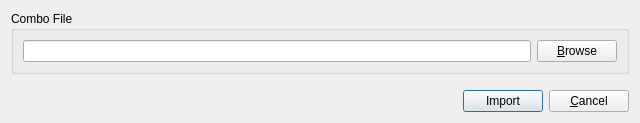
<?xml version="1.0" encoding="UTF-8"?>
<ui version="4.0">
 <class>ComboImportDialog</class>
 <widget class="QDialog" name="ComboImportDialog">
  <property name="geometry">
   <rect>
    <x>0</x>
    <y>0</y>
    <width>640</width>
    <height>123</height>
   </rect>
  </property>
  <property name="windowTitle">
   <string>Dialog</string>
  </property>
  <layout class="QVBoxLayout" name="verticalLayout">
   <item>
    <widget class="QGroupBox" name="groupBox">
     <property name="title">
      <string>Combo File</string>
     </property>
     <layout class="QHBoxLayout" name="horizontalLayout_2">
      <item>
       <widget class="QLineEdit" name="editPath"/>
      </item>
      <item>
       <widget class="QPushButton" name="buttonBrowse">
        <property name="text">
         <string>&amp;Browse</string>
        </property>
       </widget>
      </item>
     </layout>
    </widget>
   </item>
   <item>
    <spacer name="verticalSpacer">
     <property name="orientation">
      <enum>Qt::Vertical</enum>
     </property>
     <property name="sizeHint" stdset="0">
      <size>
       <width>20</width>
       <height>9</height>
      </size>
     </property>
    </spacer>
   </item>
   <item>
    <layout class="QHBoxLayout" name="horizontalLayout">
     <item>
      <spacer name="horizontalSpacer">
       <property name="orientation">
        <enum>Qt::Horizontal</enum>
       </property>
       <property name="sizeHint" stdset="0">
        <size>
         <width>40</width>
         <height>10</height>
        </size>
       </property>
      </spacer>
     </item>
     <item>
      <widget class="QPushButton" name="buttonImport">
       <property name="text">
        <string>Import</string>
       </property>
       <property name="default">
        <bool>true</bool>
       </property>
      </widget>
     </item>
     <item>
      <widget class="QPushButton" name="buttonCancel">
       <property name="text">
        <string>&amp;Cancel</string>
       </property>
      </widget>
     </item>
    </layout>
   </item>
  </layout>
  <action name="actionImport">
   <property name="text">
    <string>&amp;Import</string>
   </property>
   <property name="toolTip">
    <string>Import</string>
   </property>
  </action>
  <action name="actionCancel">
   <property name="text">
    <string>&amp;Cancel</string>
   </property>
   <property name="toolTip">
    <string>Cancel</string>
   </property>
  </action>
  <action name="actionBrowse">
   <property name="text">
    <string>&amp;Browse</string>
   </property>
   <property name="toolTip">
    <string>Browse</string>
   </property>
  </action>
 </widget>
 <tabstops>
  <tabstop>editPath</tabstop>
  <tabstop>buttonBrowse</tabstop>
  <tabstop>buttonImport</tabstop>
  <tabstop>buttonCancel</tabstop>
 </tabstops>
 <resources/>
 <connections>
  <connection>
   <sender>actionCancel</sender>
   <signal>triggered()</signal>
   <receiver>ComboImportDialog</receiver>
   <slot>onActionCancel()</slot>
   <hints>
    <hint type="sourcelabel">
     <x>-1</x>
     <y>-1</y>
    </hint>
    <hint type="destinationlabel">
     <x>319</x>
     <y>239</y>
    </hint>
   </hints>
  </connection>
  <connection>
   <sender>actionImport</sender>
   <signal>triggered()</signal>
   <receiver>ComboImportDialog</receiver>
   <slot>onActionImport()</slot>
   <hints>
    <hint type="sourcelabel">
     <x>-1</x>
     <y>-1</y>
    </hint>
    <hint type="destinationlabel">
     <x>319</x>
     <y>239</y>
    </hint>
   </hints>
  </connection>
  <connection>
   <sender>buttonImport</sender>
   <signal>clicked()</signal>
   <receiver>actionImport</receiver>
   <slot>trigger()</slot>
   <hints>
    <hint type="sourcelabel">
     <x>511</x>
     <y>458</y>
    </hint>
    <hint type="destinationlabel">
     <x>-1</x>
     <y>-1</y>
    </hint>
   </hints>
  </connection>
  <connection>
   <sender>buttonCancel</sender>
   <signal>clicked()</signal>
   <receiver>actionCancel</receiver>
   <slot>trigger()</slot>
   <hints>
    <hint type="sourcelabel">
     <x>592</x>
     <y>458</y>
    </hint>
    <hint type="destinationlabel">
     <x>-1</x>
     <y>-1</y>
    </hint>
   </hints>
  </connection>
  <connection>
   <sender>actionBrowse</sender>
   <signal>triggered()</signal>
   <receiver>ComboImportDialog</receiver>
   <slot>onActionBrowse()</slot>
   <hints>
    <hint type="sourcelabel">
     <x>-1</x>
     <y>-1</y>
    </hint>
    <hint type="destinationlabel">
     <x>319</x>
     <y>90</y>
    </hint>
   </hints>
  </connection>
  <connection>
   <sender>buttonBrowse</sender>
   <signal>clicked()</signal>
   <receiver>actionBrowse</receiver>
   <slot>trigger()</slot>
   <hints>
    <hint type="sourcelabel">
     <x>583</x>
     <y>43</y>
    </hint>
    <hint type="destinationlabel">
     <x>-1</x>
     <y>-1</y>
    </hint>
   </hints>
  </connection>
  <connection>
   <sender>editPath</sender>
   <signal>textChanged(QString)</signal>
   <receiver>ComboImportDialog</receiver>
   <slot>onEditPathTextChanged(QString)</slot>
   <hints>
    <hint type="sourcelabel">
     <x>279</x>
     <y>42</y>
    </hint>
    <hint type="destinationlabel">
     <x>319</x>
     <y>61</y>
    </hint>
   </hints>
  </connection>
 </connections>
 <slots>
  <slot>onActionImport()</slot>
  <slot>onActionCancel()</slot>
  <slot>onActionBrowse()</slot>
  <slot>onEditPathTextChanged(QString)</slot>
 </slots>
</ui>
